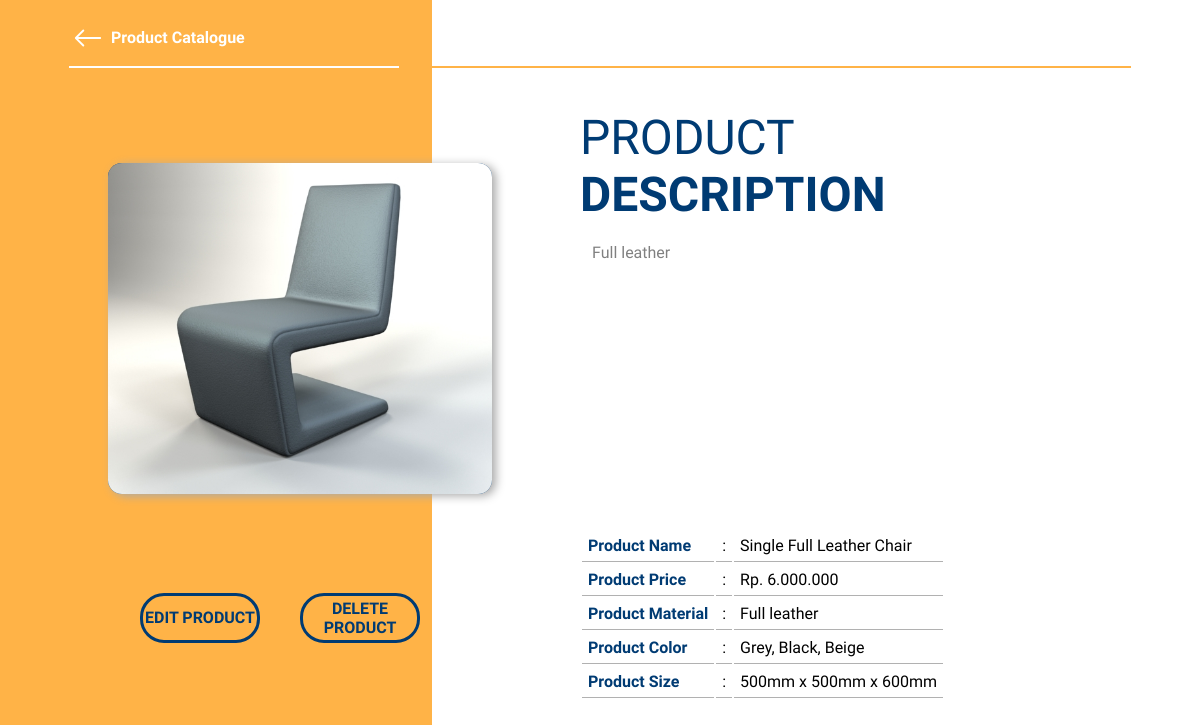
/prod.php?product_id=9, run on the app's committed database.
### tables this page shows
CREATE TABLE `images` (
  `image_id` int(11) NOT NULL,
  `product_id` int(11) NOT NULL,
  `image` varchar(100) NOT NULL
);

CREATE TABLE `product` (
  `product_id` int(11) NOT NULL,
  `product_name` text NOT NULL,
  `product_price` varchar(100) NOT NULL,
  `product_material` varchar(100) DEFAULT NULL,
  `product_color` varchar(100) DEFAULT NULL,
  `product_size` text DEFAULT NULL,
  `product_desc` text NOT NULL
);

### prod.php (the view, shortened to what this page needs)
<!DOCTYPE html>
<html lang="en">
<head>
    <link rel="stylesheet" href="./style/style-prod.css">
</head>
<body>
    <?php
        include_once("connect.php");
        $product_id = $_GET['product_id'];
        $arr_product = mysqli_query($conn, "SELECT product.*, image FROM product
                                            JOIN images ON product.product_id = images.product_id
                                            WHERE product.product_id='$product_id'
                                            ");
        while ($product_data = mysqli_fetch_array($arr_product)) {
            $product_name = $product_data['product_name'];
            $product_price = $product_data['product_price'];
            $product_material = $product_data['product_material'];
            $product_color = $product_data['product_color'];
            $product_size = $product_data['product_size'];
            $product_desc = $product_data['product_desc'];
            $image = $product_data['image'];
        }
    ?>
    <div class="cont-head">
        <div class="head-title">
            <a href="./index.php">
                <div class="icon">
                    <svg xmlns="http://www.w3.org/2000/svg" fill="white" class="bi bi-arrow-left" viewBox="0 0 16 16">
                        <path fill-rule="evenodd" d="M15 8a.5.5 0 0 0-.5-.5H2.707l3.147-3.146a.5.5 0 1 0-.708-.708l-4 4a.5.5 0 0 0 0 .708l4 4a.5.5 0 0 0 .708-.708L2.707 8.5H14.5A.5.5 0 0 0 15 8z" />
                    </svg>
                </div>
            </a>
            <div class="title">
                <h1>Product Catalogue</h1>
            </div>
        </div>
        <div class="head-line"></div>
    </div>
    <div class="cont-content">
        <div class="c-leftside">
            <div class="img">
                <img src='./image/<?php echo $image;?>' alt="">
            </div>
            <div class="edit-delete">
                <a href="./edit.php?product_id=<?php echo $product_id;?>"><div class="edit">
                    EDIT PRODUCT
                </div></a>
                <a href="./delete.php?product_id=<?php echo $product_id;?>"><div class="delete">
                    DELETE PRODUCT
                </div></a>
            </div>
        </div>
        <div class="c-rightside">
            <div class="rightside-title">
                <p>PRODUCT</p>
                <p>DESCRIPTION</p>
            </div>
            <div class="desc">
                <?php
                    echo $product_desc;
                ?>
            </div>
            <table class="about">
                <tr>
                    <td>Product Name</td>
                    <td>:</td>
                    <td><?php echo $product_name;?></td>
                </tr>
                <tr>
                    <td>Product Price</td>
                    <td>:</td>
                    <td><?php echo $product_price;?></td>
                </tr>
                <tr>
                    <td>Product Material</td>
                    <td>:</td>
                    <td><?php echo $product_material;?></td>
                </tr>
                <tr>
                    <td>Product Color</td>
                    <td>:</td>
                    <td><?php echo $product_color;?></td>
                </tr>
                <tr>
                    <td>Product Size</td>
                    <td>:</td>
                    <td><?php echo $product_size;?></td>
                </tr>
            </table>
        </div>
    </div>
</body>
</html>

### style/style-prod.css (style rules this page uses)
:root { --accent-primary: #ffb347; --accent-primary-lighter: #ffbe62; --accent-secondary: rgb(53, 53, 255); --accent-tertiary: #003b73; --shadow: 4px 2px 10px rgb(170, 170, 170); }
* { box-sizing: border-box; font-family: Muli; font-size: 16px; transition: 100ms ease-in-out; }
body { padding: 0; margin: 0; background: linear-gradient(to right, var(--accent-primary) 36%, white 36%); }
.cont-head { width: 100%; height: 10vh; padding: 10px; display: flex; justify-content: center; }
.head-title, .head-line { height: 96%; }
.head-title { width: 28%; border-bottom: 2px solid white; display: flex; align-items: center; }
.head-line { border-bottom: 2px solid var(--accent-primary); width: 62%; }
.icon, .title { margin: 4px; }
.icon { height: 30px; width: 30px; }
.icon svg { height: inherit; width: inherit; }
.title { color: white; }
.cont-content { display: flex; align-items: center; justify-content: center; height: 90vh; width: 100%; }
.c-leftside { height: 92%; width: 40%; display: flex; flex-direction: column; align-items: center; justify-content: center; }
.c-leftside .img { background-color: #003b73; width: 80%; height: 50%; border-radius: 14px; overflow: hidden; box-shadow: var(--shadow); background-size: cover; }
.c-leftside .img img { height: 100%; width: 100%; }
.c-leftside .edit-delete { height: 30%; width: 80%; margin-top: 24px; display: flex; align-items: center; justify-content: center; }
.edit-delete a { text-decoration: none; }
.edit, .delete { color: var(--accent-tertiary); border: 3px solid var(--accent-tertiary); font-weight: bold; border-radius: 24px; margin-right: 40px; height: 50px; width: 120px; display: flex; text-align: center; justify-content: center; align-items: center; }
.c-rightside { padding: 0 40px; height: 92%; width: 50%; }
.rightside-title { width: 380px; }
.rightside-title p { font-size: 3em; color: var(--accent-tertiary); margin-top: 0; margin-bottom: 0; }
.rightside-title p:first-child { font-weight: 200; }
.rightside-title p:last-child { font-weight: 700; }
.desc { color: grey; margin: 20px 0; padding: 0 12px; height: 40%; width: 480px; text-align: justify; overflow: auto; }
.about tr td { padding: 6px; border-bottom: 1px solid rgba(128, 128, 128, 0.616); }
.about tr td:first-child { color: var(--accent-tertiary); font-weight: 700; }

### data on the page
images: image (picture), product.product_desc "Full leather", product.product_name "Single Full Leather Chair", product.product_price "Rp. 6.000.000", product.product_material "Full leather", product.product_color "Grey, Black, Beige", product.product_size "500mm x 500mm x 600mm"
